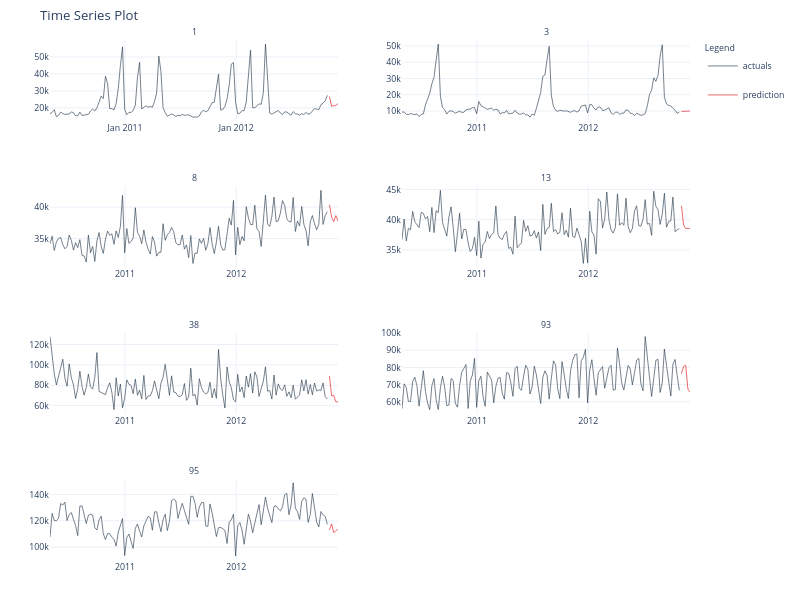

Here is the notebook cell this chart was saved with:
### Code cell
full_df \
    .groupby('Dept') \
    .plot_timeseries(
        date_column = 'Date',
        value_column = 'Weekly_Sales',
        color_column = 'type',
        smooth = False,
        smooth_alpha = 0,
        facet_ncol = 2,
        facet_scales = "free",
        y_intercept_color = tk.palette_timetk()['steel_blue'],
        width = 800,
        height = 600,
        engine = 'plotly'
    )
